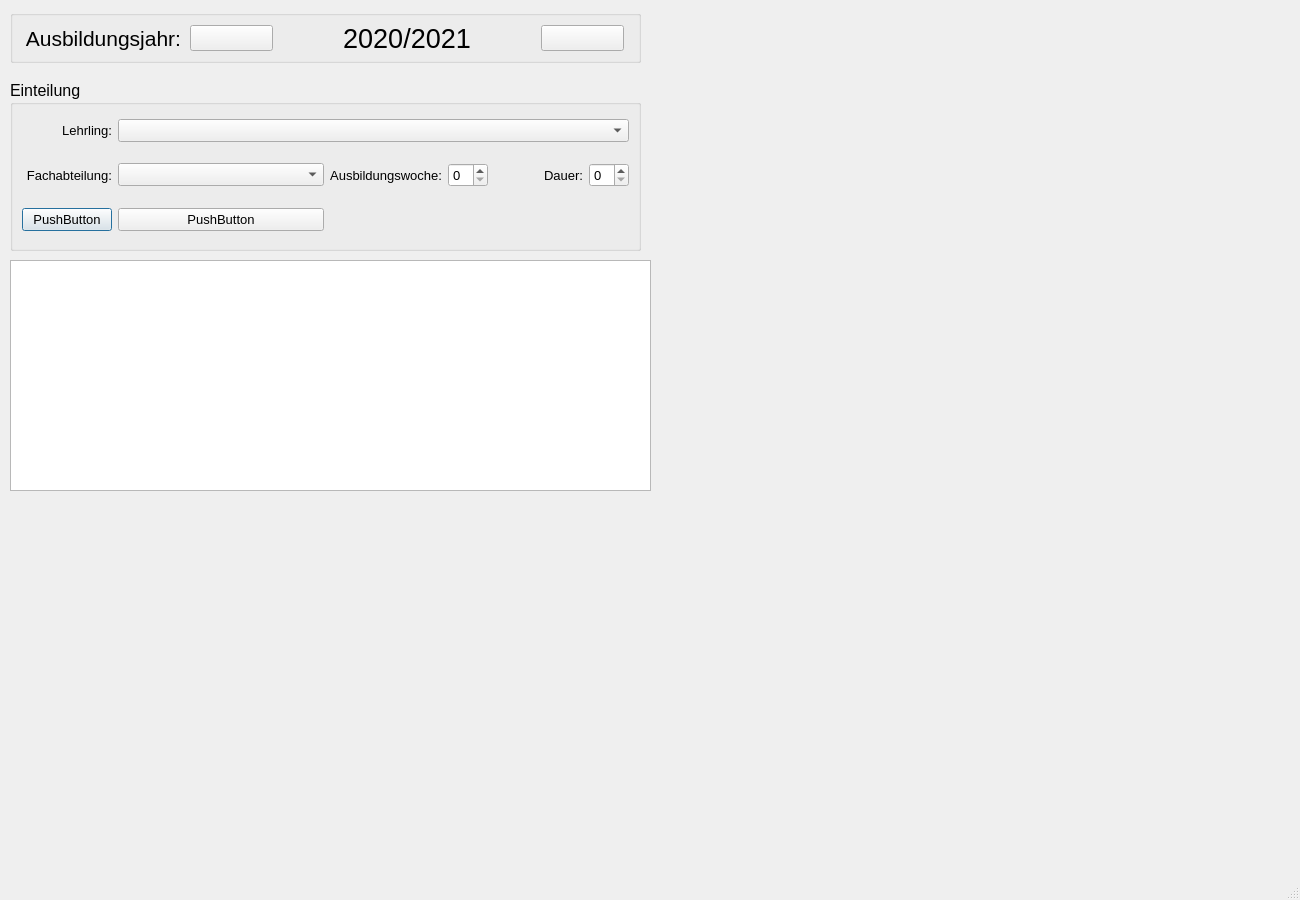
<?xml version="1.0" encoding="UTF-8"?>
<ui version="4.0">
 <class>Lehrlingseinteilung</class>
 <widget class="QDialog" name="Lehrlingseinteilung">
  <property name="geometry">
   <rect>
    <x>0</x>
    <y>0</y>
    <width>1300</width>
    <height>900</height>
   </rect>
  </property>
  <property name="windowTitle">
   <string>Lehrlingseinteilung</string>
  </property>
  <property name="sizeGripEnabled">
   <bool>true</bool>
  </property>
  <widget class="QGroupBox" name="groupBox">
   <property name="geometry">
    <rect>
     <x>10</x>
     <y>80</y>
     <width>631</width>
     <height>171</height>
    </rect>
   </property>
   <property name="font">
    <font>
     <pointsize>12</pointsize>
    </font>
   </property>
   <property name="title">
    <string>Einteilung</string>
   </property>
   <layout class="QGridLayout" name="gridLayout">
    <item row="0" column="1" colspan="2">
     <widget class="QComboBox" name="comboBox">
      <property name="font">
       <font>
        <pointsize>10</pointsize>
       </font>
      </property>
     </widget>
    </item>
    <item row="0" column="0">
     <widget class="QLabel" name="label">
      <property name="font">
       <font>
        <pointsize>10</pointsize>
       </font>
      </property>
      <property name="text">
       <string>Lehrling:</string>
      </property>
      <property name="alignment">
       <set>Qt::AlignRight|Qt::AlignTrailing|Qt::AlignVCenter</set>
      </property>
     </widget>
    </item>
    <item row="2" column="2">
     <layout class="QHBoxLayout" name="horizontalLayout">
      <item>
       <widget class="QLabel" name="label_4">
        <property name="sizePolicy">
         <sizepolicy hsizetype="Fixed" vsizetype="Preferred">
          <horstretch>0</horstretch>
          <verstretch>0</verstretch>
         </sizepolicy>
        </property>
        <property name="font">
         <font>
          <pointsize>10</pointsize>
         </font>
        </property>
        <property name="text">
         <string>Ausbildungswoche:</string>
        </property>
        <property name="alignment">
         <set>Qt::AlignRight|Qt::AlignTrailing|Qt::AlignVCenter</set>
        </property>
       </widget>
      </item>
      <item>
       <widget class="QSpinBox" name="spinBox">
        <property name="sizePolicy">
         <sizepolicy hsizetype="Fixed" vsizetype="Fixed">
          <horstretch>0</horstretch>
          <verstretch>0</verstretch>
         </sizepolicy>
        </property>
        <property name="maximumSize">
         <size>
          <width>40</width>
          <height>16777215</height>
         </size>
        </property>
        <property name="font">
         <font>
          <pointsize>10</pointsize>
         </font>
        </property>
        <property name="maximum">
         <number>53</number>
        </property>
       </widget>
      </item>
      <item>
       <spacer name="horizontalSpacer">
        <property name="orientation">
         <enum>Qt::Horizontal</enum>
        </property>
        <property name="sizeType">
         <enum>QSizePolicy::Fixed</enum>
        </property>
        <property name="sizeHint" stdset="0">
         <size>
          <width>50</width>
          <height>0</height>
         </size>
        </property>
       </spacer>
      </item>
      <item>
       <widget class="QLabel" name="label_7">
        <property name="maximumSize">
         <size>
          <width>50</width>
          <height>16777215</height>
         </size>
        </property>
        <property name="font">
         <font>
          <pointsize>10</pointsize>
         </font>
        </property>
        <property name="text">
         <string>Dauer:</string>
        </property>
        <property name="alignment">
         <set>Qt::AlignRight|Qt::AlignTrailing|Qt::AlignVCenter</set>
        </property>
       </widget>
      </item>
      <item>
       <widget class="QSpinBox" name="spinBox_2">
        <property name="maximumSize">
         <size>
          <width>40</width>
          <height>16777215</height>
         </size>
        </property>
        <property name="font">
         <font>
          <pointsize>10</pointsize>
         </font>
        </property>
       </widget>
      </item>
     </layout>
    </item>
    <item row="2" column="0">
     <widget class="QLabel" name="label_6">
      <property name="maximumSize">
       <size>
        <width>90</width>
        <height>16777215</height>
       </size>
      </property>
      <property name="font">
       <font>
        <pointsize>10</pointsize>
       </font>
      </property>
      <property name="text">
       <string>Fachabteilung:</string>
      </property>
      <property name="alignment">
       <set>Qt::AlignRight|Qt::AlignTrailing|Qt::AlignVCenter</set>
      </property>
     </widget>
    </item>
    <item row="2" column="1">
     <widget class="QComboBox" name="comboBox_5">
      <property name="font">
       <font>
        <pointsize>10</pointsize>
       </font>
      </property>
     </widget>
    </item>
    <item row="1" column="0">
     <spacer name="verticalSpacer_2">
      <property name="orientation">
       <enum>Qt::Vertical</enum>
      </property>
      <property name="sizeType">
       <enum>QSizePolicy::Fixed</enum>
      </property>
      <property name="sizeHint" stdset="0">
       <size>
        <width>20</width>
        <height>10</height>
       </size>
      </property>
     </spacer>
    </item>
    <item row="3" column="0">
     <spacer name="verticalSpacer_3">
      <property name="orientation">
       <enum>Qt::Vertical</enum>
      </property>
      <property name="sizeType">
       <enum>QSizePolicy::Fixed</enum>
      </property>
      <property name="sizeHint" stdset="0">
       <size>
        <width>20</width>
        <height>10</height>
       </size>
      </property>
     </spacer>
    </item>
    <item row="4" column="0">
     <widget class="QPushButton" name="pushButton">
      <property name="font">
       <font>
        <pointsize>10</pointsize>
       </font>
      </property>
      <property name="text">
       <string>PushButton</string>
      </property>
     </widget>
    </item>
    <item row="4" column="1">
     <widget class="QPushButton" name="pushButton_2">
      <property name="font">
       <font>
        <pointsize>10</pointsize>
       </font>
      </property>
      <property name="text">
       <string>PushButton</string>
      </property>
     </widget>
    </item>
   </layout>
  </widget>
  <widget class="QGroupBox" name="groupBox_2">
   <property name="geometry">
    <rect>
     <x>10</x>
     <y>10</y>
     <width>631</width>
     <height>53</height>
    </rect>
   </property>
   <property name="sizePolicy">
    <sizepolicy hsizetype="Fixed" vsizetype="Fixed">
     <horstretch>0</horstretch>
     <verstretch>0</verstretch>
    </sizepolicy>
   </property>
   <property name="title">
    <string/>
   </property>
   <layout class="QHBoxLayout" name="horizontalLayout_2">
    <item>
     <widget class="QLabel" name="label_2">
      <property name="sizePolicy">
       <sizepolicy hsizetype="Fixed" vsizetype="Preferred">
        <horstretch>0</horstretch>
        <verstretch>0</verstretch>
       </sizepolicy>
      </property>
      <property name="font">
       <font>
        <pointsize>16</pointsize>
       </font>
      </property>
      <property name="text">
       <string>Ausbildungsjahr:</string>
      </property>
      <property name="alignment">
       <set>Qt::AlignRight|Qt::AlignTrailing|Qt::AlignVCenter</set>
      </property>
     </widget>
    </item>
    <item>
     <widget class="QPushButton" name="pB_leftArrow">
      <property name="sizePolicy">
       <sizepolicy hsizetype="Fixed" vsizetype="Preferred">
        <horstretch>0</horstretch>
        <verstretch>0</verstretch>
       </sizepolicy>
      </property>
      <property name="minimumSize">
       <size>
        <width>35</width>
        <height>0</height>
       </size>
      </property>
      <property name="font">
       <font>
        <pointsize>21</pointsize>
        <weight>75</weight>
        <bold>true</bold>
       </font>
      </property>
      <property name="text">
       <string/>
      </property>
      <property name="icon">
       <iconset>
        <normaloff>../../_Symbole/UsedSymbols/keyboard-left-arrow-button_icon-icons.com_72692.ico</normaloff>../../_Symbole/UsedSymbols/keyboard-left-arrow-button_icon-icons.com_72692.ico</iconset>
      </property>
     </widget>
    </item>
    <item>
     <widget class="QLabel" name="label_3">
      <property name="sizePolicy">
       <sizepolicy hsizetype="Preferred" vsizetype="Preferred">
        <horstretch>0</horstretch>
        <verstretch>0</verstretch>
       </sizepolicy>
      </property>
      <property name="maximumSize">
       <size>
        <width>250</width>
        <height>16777215</height>
       </size>
      </property>
      <property name="font">
       <font>
        <pointsize>20</pointsize>
       </font>
      </property>
      <property name="text">
       <string>2020/2021</string>
      </property>
      <property name="alignment">
       <set>Qt::AlignCenter</set>
      </property>
     </widget>
    </item>
    <item>
     <widget class="QPushButton" name="pB_rightArrow">
      <property name="sizePolicy">
       <sizepolicy hsizetype="Fixed" vsizetype="Preferred">
        <horstretch>0</horstretch>
        <verstretch>0</verstretch>
       </sizepolicy>
      </property>
      <property name="minimumSize">
       <size>
        <width>35</width>
        <height>0</height>
       </size>
      </property>
      <property name="font">
       <font>
        <pointsize>21</pointsize>
        <weight>75</weight>
        <bold>true</bold>
       </font>
      </property>
      <property name="text">
       <string/>
      </property>
      <property name="icon">
       <iconset>
        <normaloff>../../_Symbole/UsedSymbols/keyboard-right-arrow-button-1_icon-icons.com_72690.ico</normaloff>../../_Symbole/UsedSymbols/keyboard-right-arrow-button-1_icon-icons.com_72690.ico</iconset>
      </property>
     </widget>
    </item>
   </layout>
  </widget>
  <widget class="QTableWidget" name="tableWidget">
   <property name="geometry">
    <rect>
     <x>10</x>
     <y>260</y>
     <width>641</width>
     <height>231</height>
    </rect>
   </property>
   <property name="font">
    <font>
     <pointsize>10</pointsize>
    </font>
   </property>
  </widget>
 </widget>
 <resources/>
 <connections/>
</ui>
